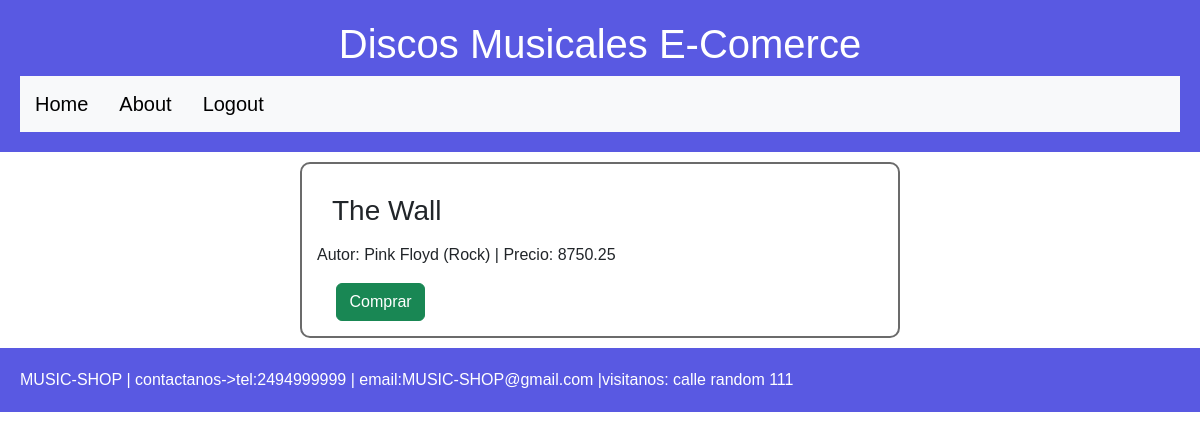
The app's page /buy/2 (signed in) with its own data.
### tables this page shows
CREATE TABLE `discos` (
  `id` int(10) NOT NULL,
  `autor_id` int(10) NOT NULL,
  `genero_id` int(10) NOT NULL,
  `titulo` varchar(150) NOT NULL,
  `precio` double NOT NULL
);

CREATE TABLE `autor` (
  `id` int(10) NOT NULL,
  `nombre` varchar(250) NOT NULL
);

CREATE TABLE `genero` (
  `id` int(10) NOT NULL,
  `categoria` varchar(250) NOT NULL
);

### app/models/discos.model.php (called while the page is built, shortened)
<?php
class discosModel{
    private $db;
    public function __construct(){
        $this->db = new PDO("mysql:host=".MYSQL_HOST.";dbname=".MYSQL_DB.";charset=utf8",MYSQL_USER,MYSQL_PASS);
    }
    public function getDisco($id){
        $query = $this->db->prepare('SELECT discos.id, autor.nombre, genero.categoria, discos.titulo, discos.precio FROM discos INNER JOIN autor ON discos.autor_id = autor.id INNER JOIN genero ON discos.genero_id = genero.id  WHERE discos.id = ?');
        $query->execute([$id]);
        $discos = $query->fetch(PDO::FETCH_OBJ);
        return $discos;
    }
}
?>

### app/views/discos.view.php (the view, shortened to what this page needs)
<?php
class discosView{
        ?>
        <?php require 'templates/footer.phtml';
    public function showDisco($disco){
        require_once 'templates/header.phtml';
        ?>
        <div class="verDisco">
            <h3><?= $disco->titulo?></h3>
            <p>
                Autor: <?= $disco->nombre ?>
                (<?= $disco->categoria ?>)  |  Precio: <?= $disco->precio?>
            </p>
            <?php if(isset($_SESSION)&($_SESSION['logueado']->nivel === 'user')){ ?>
                <a href="" type="button" class="btn btn-success">Comprar</a>
            <?php } ?>
        </div><?php
        require_once 'templates/footer.phtml';
    }
}
?>

### css/style.css (style rules this page uses)
body { font-family:Arial, Helvetica, sans-serif; }
a { margin-left: 15px; }
h3 { margin: 15px; }
.verDisco { border: 2px solid rgb(107, 107, 107); border-radius: 10px; max-width: 50%; margin: 10px auto 10px; padding: 15px; }

### records on screen
discos: titulo "The Wall", autor.nombre "Pink Floyd", genero.categoria "Rock", precio "8750.25"
